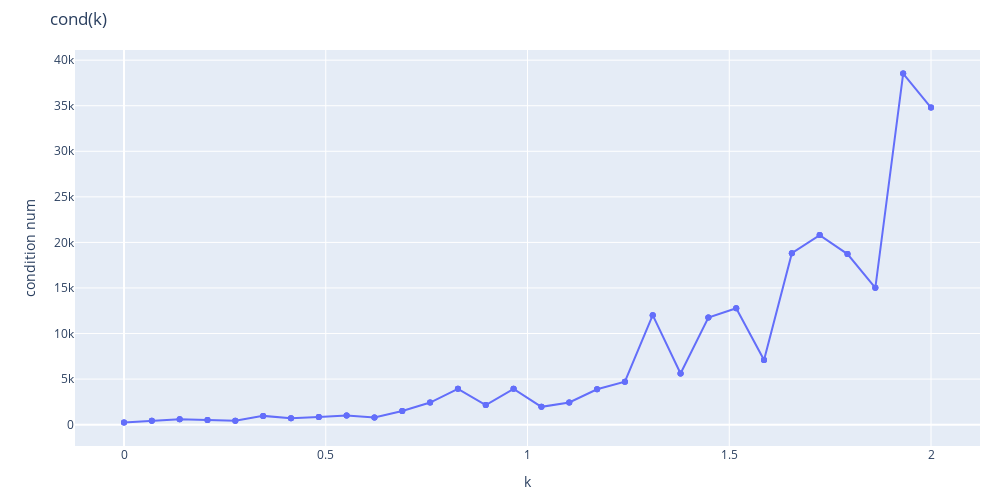

The notebook cell this image was saved under:
### Code cell
fig = px.line(testing_df1, x='k', y='condition num', markers='o', title='cond(k)', height=500, width=1000)
fig.update_layout(margin=dict(l=75, r=20, t=50, b=15))
